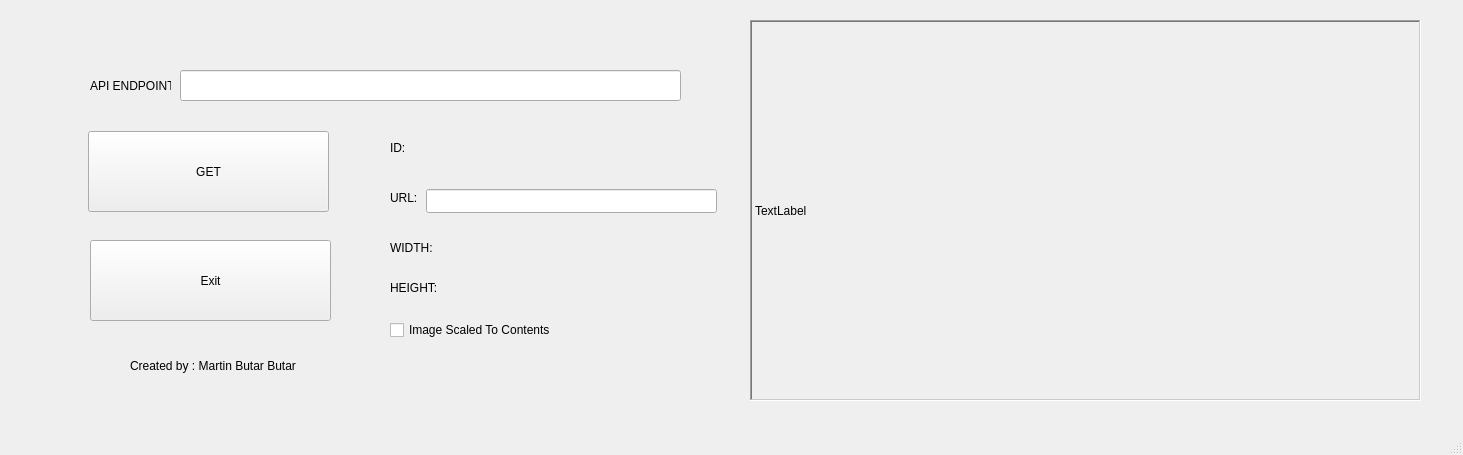
<?xml version="1.0" encoding="UTF-8"?>
<ui version="4.0">
 <class>MainWindow</class>
 <widget class="QMainWindow" name="MainWindow">
  <property name="geometry">
   <rect>
    <x>0</x>
    <y>0</y>
    <width>1463</width>
    <height>455</height>
   </rect>
  </property>
  <property name="windowTitle">
   <string>MainWindow</string>
  </property>
  <widget class="QWidget" name="centralwidget">
   <widget class="QPushButton" name="Edit">
    <property name="geometry">
     <rect>
      <x>88</x>
      <y>131</y>
      <width>241</width>
      <height>81</height>
     </rect>
    </property>
    <property name="text">
     <string>GET</string>
    </property>
   </widget>
   <widget class="QLineEdit" name="lineEdit">
    <property name="geometry">
     <rect>
      <x>180</x>
      <y>70</y>
      <width>501</width>
      <height>31</height>
     </rect>
    </property>
   </widget>
   <widget class="QPushButton" name="Exit">
    <property name="geometry">
     <rect>
      <x>90</x>
      <y>240</y>
      <width>241</width>
      <height>81</height>
     </rect>
    </property>
    <property name="text">
     <string>Exit</string>
    </property>
   </widget>
   <widget class="QLabel" name="Creator">
    <property name="geometry">
     <rect>
      <x>130</x>
      <y>350</y>
      <width>191</width>
      <height>31</height>
     </rect>
    </property>
    <property name="text">
     <string>Created by : Martin Butar Butar</string>
    </property>
   </widget>
   <widget class="QLabel" name="url">
    <property name="geometry">
     <rect>
      <x>90</x>
      <y>70</y>
      <width>81</width>
      <height>31</height>
     </rect>
    </property>
    <property name="text">
     <string>API ENDPOINT :</string>
    </property>
   </widget>
   <widget class="QLabel" name="ID">
    <property name="geometry">
     <rect>
      <x>410</x>
      <y>140</y>
      <width>131</width>
      <height>16</height>
     </rect>
    </property>
    <property name="text">
     <string/>
    </property>
   </widget>
   <widget class="QLabel" name="WIDTH">
    <property name="geometry">
     <rect>
      <x>440</x>
      <y>240</y>
      <width>161</width>
      <height>16</height>
     </rect>
    </property>
    <property name="text">
     <string/>
    </property>
   </widget>
   <widget class="QLabel" name="HEIGHT">
    <property name="geometry">
     <rect>
      <x>440</x>
      <y>280</y>
      <width>151</width>
      <height>16</height>
     </rect>
    </property>
    <property name="text">
     <string/>
    </property>
   </widget>
   <widget class="QLabel" name="WIDTH_2">
    <property name="geometry">
     <rect>
      <x>390</x>
      <y>240</y>
      <width>55</width>
      <height>16</height>
     </rect>
    </property>
    <property name="text">
     <string>WIDTH:</string>
    </property>
   </widget>
   <widget class="QLabel" name="ID_2">
    <property name="geometry">
     <rect>
      <x>390</x>
      <y>140</y>
      <width>55</width>
      <height>16</height>
     </rect>
    </property>
    <property name="text">
     <string>ID:</string>
    </property>
   </widget>
   <widget class="QLabel" name="HEIGHT_2">
    <property name="geometry">
     <rect>
      <x>390</x>
      <y>280</y>
      <width>55</width>
      <height>16</height>
     </rect>
    </property>
    <property name="text">
     <string>HEIGHT:</string>
    </property>
   </widget>
   <widget class="QLabel" name="URL_2">
    <property name="geometry">
     <rect>
      <x>390</x>
      <y>190</y>
      <width>55</width>
      <height>16</height>
     </rect>
    </property>
    <property name="text">
     <string>URL:</string>
    </property>
   </widget>
   <widget class="QLineEdit" name="lineEdit_2">
    <property name="geometry">
     <rect>
      <x>426</x>
      <y>189</y>
      <width>291</width>
      <height>24</height>
     </rect>
    </property>
   </widget>
   <widget class="QLabel" name="labelImage">
    <property name="geometry">
     <rect>
      <x>750</x>
      <y>20</y>
      <width>671</width>
      <height>381</height>
     </rect>
    </property>
    <property name="frameShape">
     <enum>QFrame::WinPanel</enum>
    </property>
    <property name="frameShadow">
     <enum>QFrame::Sunken</enum>
    </property>
    <property name="text">
     <string>TextLabel</string>
    </property>
   </widget>
   <widget class="QCheckBox" name="checkBoxImageScaledToContents">
    <property name="geometry">
     <rect>
      <x>390</x>
      <y>320</y>
      <width>201</width>
      <height>20</height>
     </rect>
    </property>
    <property name="text">
     <string>Image Scaled To Contents</string>
    </property>
   </widget>
  </widget>
  <widget class="QMenuBar" name="menubar">
   <property name="geometry">
    <rect>
     <x>0</x>
     <y>0</y>
     <width>1463</width>
     <height>26</height>
    </rect>
   </property>
  </widget>
  <widget class="QStatusBar" name="statusbar"/>
 </widget>
 <resources/>
 <connections>
  <connection>
   <sender>Exit</sender>
   <signal>clicked()</signal>
   <receiver>MainWindow</receiver>
   <slot>close()</slot>
   <hints>
    <hint type="sourcelabel">
     <x>289</x>
     <y>312</y>
    </hint>
    <hint type="destinationlabel">
     <x>386</x>
     <y>370</y>
    </hint>
   </hints>
  </connection>
 </connections>
</ui>
